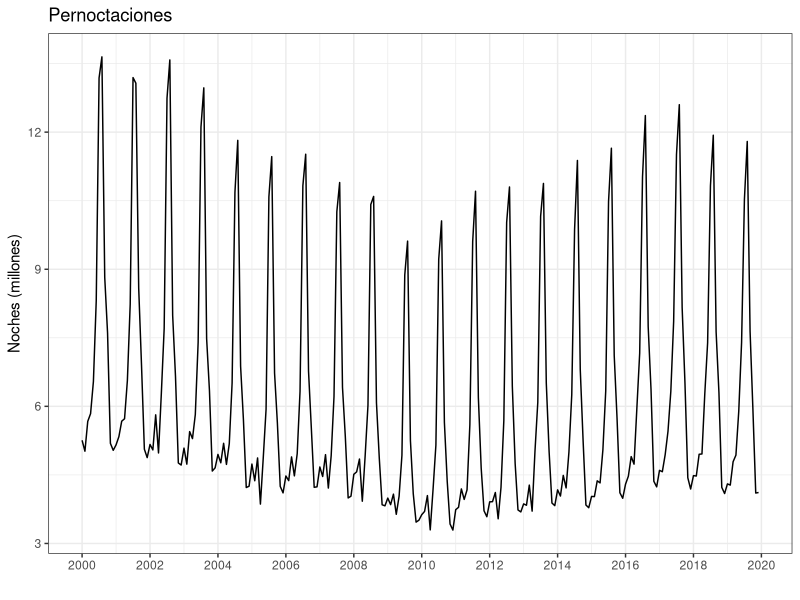
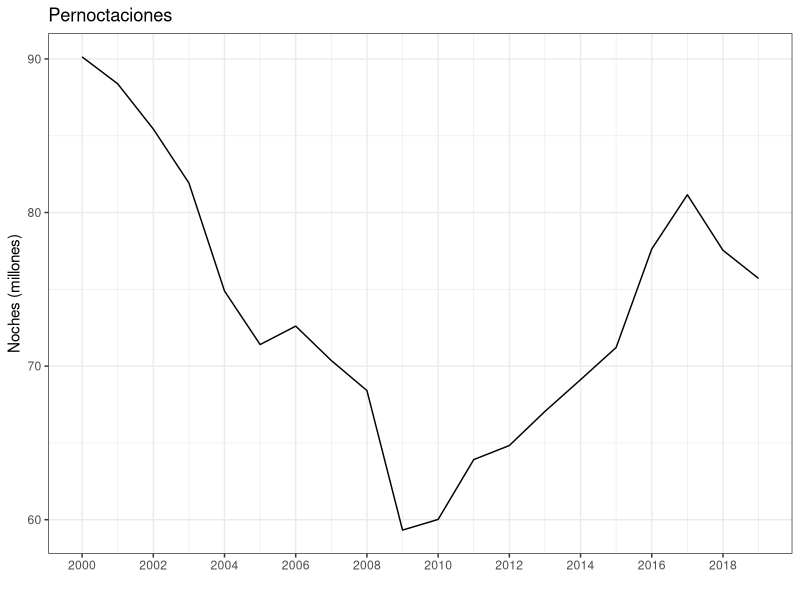
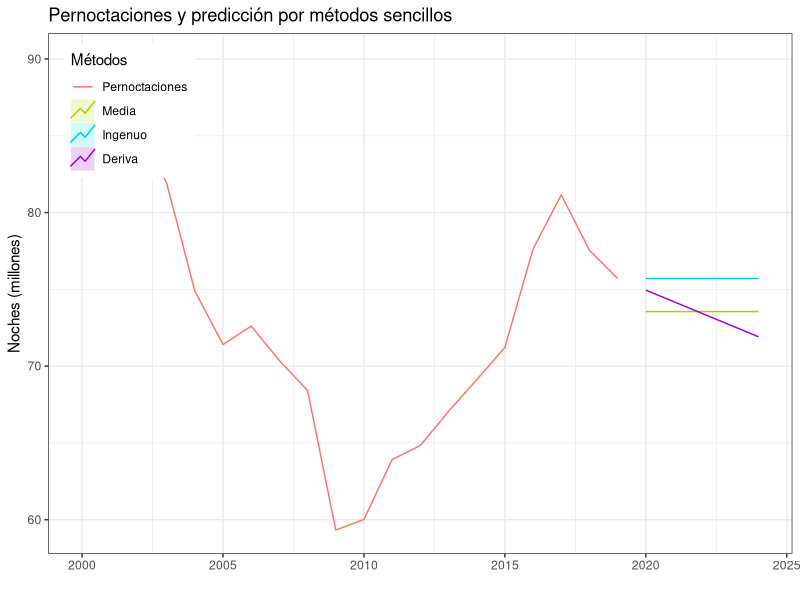
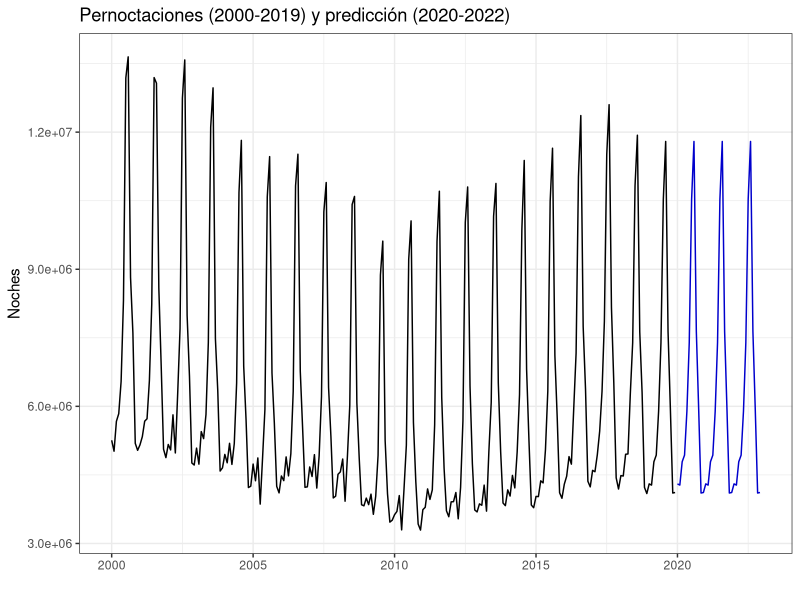
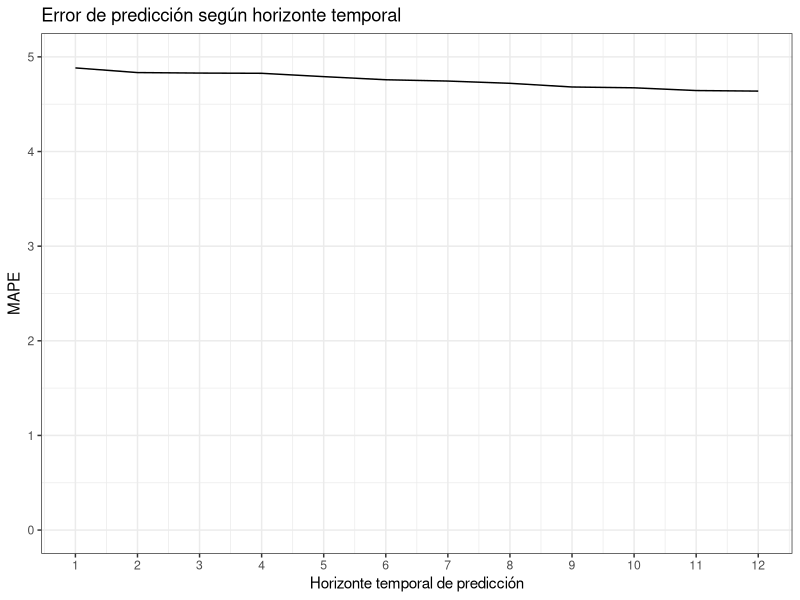

Write the R code that produced these figures, in order.
#----------------------------------------------------------
# CODIGO EJEMPLO 3
#----------------------------------------------------------
#
#
#
#----------------------------------------------------------
# Librerias
library(forecast)
library(ggplot2); theme_set(theme_bw())
#----------------------------------------------------------
#
#
#
#----------------------------------------------------------
# Importamos Pernoctaciones
#----------------------------------------------------------
Pernoctaciones <- read.csv2("./series/Pernoctaciones.csv", 
                            header = TRUE)

Pernoctaciones <- ts(Pernoctaciones[,2], 
                     start = 2000, 
                     freq = 12)

autoplot(Pernoctaciones/1000000,
         xlab = "",
         ylab = "Noches (millones)",
         main = "Pernoctaciones") +
  scale_x_continuous(breaks= seq(2000, 2020, 2)) 
#----------------------------------------------------------
#
#
#
#----------------------------------------------------------
# Metodo ingenuo para la serie anual
#----------------------------------------------------------
PernoctacionesAnual = aggregate(Pernoctaciones/1000000, 
                                FUN = sum)

autoplot(PernoctacionesAnual,
         xlab = "",
         ylab = "Noches (millones)",
         main = "Pernoctaciones") +
  scale_x_continuous(breaks= seq(2000, 2020, 2)) 

# Ajustes
mediaPernoctaciones <- meanf(PernoctacionesAnual, h = 5)
naivePernoctaciones <- naive(PernoctacionesAnual, h = 5)
derivaPernoctaciones <- rwf(PernoctacionesAnual,  h = 5, drift = TRUE)

autoplot(PernoctacionesAnual, series = "Pernoctaciones",
         xlab = "",
         ylab = "Noches (millones)",
         main = "Pernoctaciones y predicción por métodos sencillos") +
  autolayer(mediaPernoctaciones, series="Media", PI = FALSE) +
  autolayer(naivePernoctaciones, series="Ingenuo", PI = FALSE) +
  autolayer(derivaPernoctaciones, series="Deriva", PI = FALSE) +
  scale_colour_discrete(limits=c("Pernoctaciones", "Media", "Ingenuo", "Deriva")) +
  guides(colour = guide_legend(title = "Métodos")) + 
  theme(legend.position=c(0.02,0.98), legend.justification=c(0,1))

# Error de ajuste
accuracy(mediaPernoctaciones)
accuracy(naivePernoctaciones)
accuracy(derivaPernoctaciones)

# Error con origen de predicciones movil
k <- 10                  
h <- 5                   
TT <- length(PernoctacionesAnual) 
s <- TT - k - h          

mapeNaiveI <- matrix(NA, s + 1, h)
mapeDeriva <- matrix(NA, s + 1, h)

for (i in 0:s) {
  train.set <- subset(PernoctacionesAnual, start = i + 1, end = i + k)
  test.set <-  subset(PernoctacionesAnual, start = i + k + 1, end = i + k + h)
  
  fcast <- naive(train.set, h = h)
  mapeNaiveI[i + 1,] <- 100*abs(test.set - fcast$mean)/test.set
  
  fcast <- rwf(train.set, h = h,  drift = TRUE)
  mapeDeriva[i + 1,] <- 100*abs(test.set - fcast$mean)/test.set
  
}

mapeNaiveI <- colMeans(mapeNaiveI)
mapeDeriva <- colMeans(mapeDeriva)

mapeNaiveI
mapeDeriva

# Predicciones
naivePernoctaciones
#----------------------------------------------------------
#
#
#
#----------------------------------------------------------
# Metodo ingenuo con estacionalidad
#----------------------------------------------------------
# Ajuste
PernoctacionesPre <- snaive(Pernoctaciones, h = 36, level = 0.95)
PernoctacionesPre

# Error de ajuste
accuracy(PernoctacionesPre)

# Prevision
autoplot(PernoctacionesPre,
         xlab = "",
         ylab = "Noches",
         main = "Pernoctaciones (2000-2019) y predicción (2020-2022)",
         PI = FALSE)

# Error con origen de prediccion movil
k <- 120                 
h <- 12                  
TT <- length(Pernoctaciones)
s <- TT - k - h          

mapeSnaive <- matrix(NA, s + 1, h)
for (i in 0:s) {
  train.set <- subset(Pernoctaciones, start = i + 1, end = i + k)
  test.set <-  subset(Pernoctaciones, start = i + k + 1, end = i + k + h)
  
  fit <- snaive(train.set, h = h)
  mapeSnaive[i + 1,] <- 100*abs(test.set - fit$mean)/test.set
}

mapeSnaive <- colMeans(mapeSnaive)
mapeSnaive

ggplot() +
  geom_line(aes(x = 1:12, y = mapeSnaive)) +
  ggtitle("Error de predicción según horizonte temporal") +
  xlab("Horizonte temporal de predicción") +
  ylab("MAPE") +
  ylim(0, 5) + 
  scale_x_continuous(breaks= 1:12)
